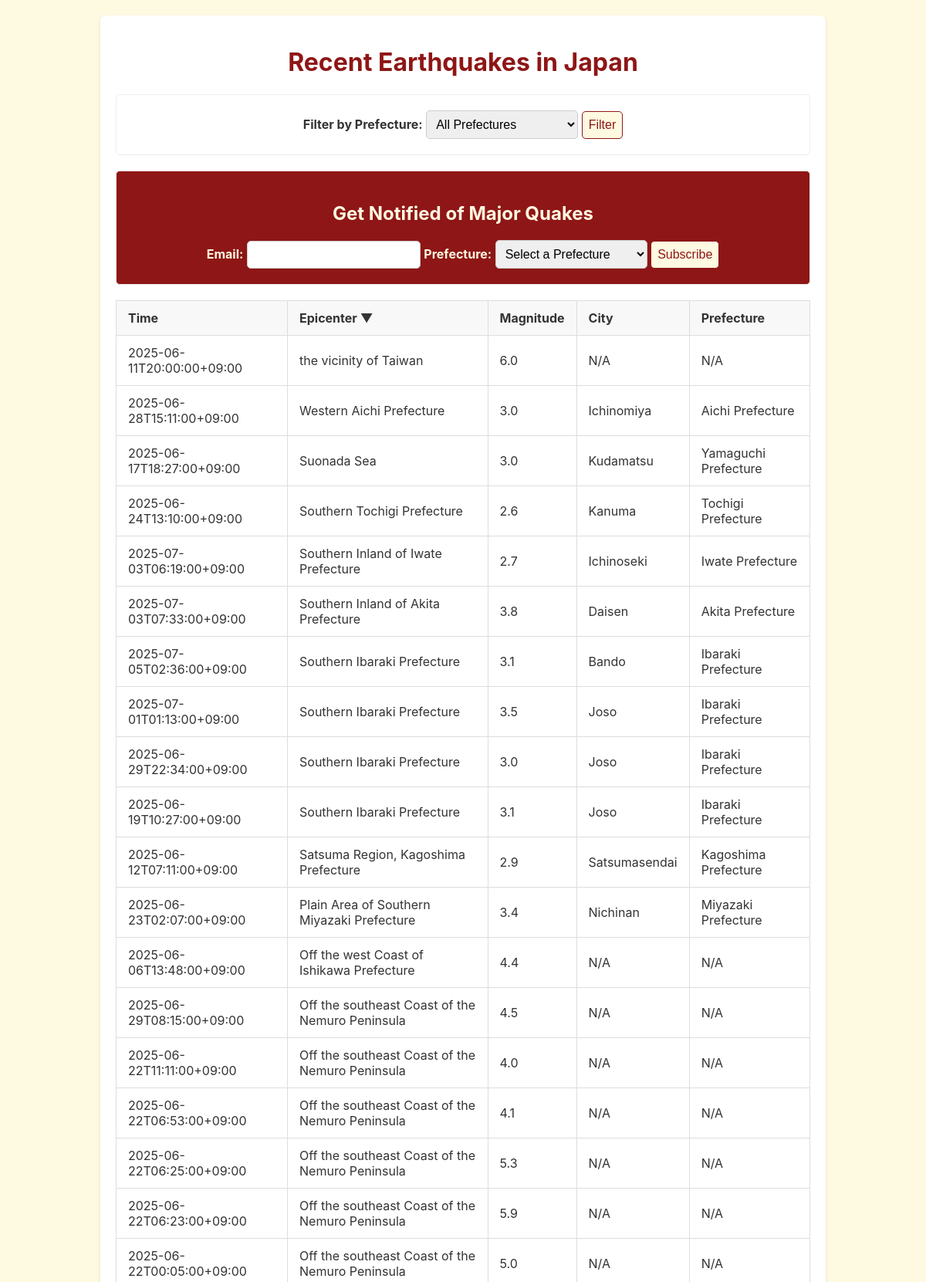
Page /?sort_by=epicenter_name&order=desc (upper part) on the committed database.
### tables this page shows
CREATE TABLE earthquakes(
            event_id TEXT PRIMARY KEY,
            time TEXT,
            epicenter_name TEXT,
            magnitude REAL,
            latitude REAL,
            longitude REAL,
            city TEXT,
            prefecture TEXT
        );

### app.py (the view)
@app.route('/')
def index():
    selected_prefecture = request.args.get('prefecture')
    sort_by = request.args.get('sort_by', 'time') # Default sort is by time
    order = request.args.get('order', 'desc') # Default order is descending
    allowed_sort_columns = ['time', 'epicenter_name', 'magnitude', 'city', 'prefecture']
    if sort_by not in allowed_sort_columns:
        sort_by = 'time'
    if order not in ['asc', 'desc']:
        order = 'desc'
    conn = get_db_connection()
    prefectures = conn.execute("SELECT DISTINCT prefecture FROM earthquakes WHERE prefecture != 'N/A' ORDER BY prefecture").fetchall()
    query = 'SELECT * FROM earthquakes'
    params = []
    if selected_prefecture and selected_prefecture != 'all':
        query += ' WHERE prefecture = ?'
        params.append(selected_prefecture)
    query += f' ORDER BY {sort_by} {order.upper()}'
    query += ' LIMIT 50'
    earthquakes = conn.execute(query, params).fetchall()
    conn.close()
    return render_template('index.html',
                           earthquakes=earthquakes,
                           prefectures=prefectures,
                           selected_prefecture=selected_prefecture,
                           sort_by=sort_by,
                           order=order)

### app.py (called while the page is built)
def get_db_connection():
    conn = sqlite3.connect(DB_FILE)
    conn.row_factory = sqlite3.Row
    return conn

### templates/index.html (shortened to what this page needs)
<!DOCTYPE html>
<html lang="en">
<head>
    <link rel="stylesheet" href="{{ url_for('static', filename='style.css') }}">
</head>
<body>
    <div class="container">
        <h1>Recent Earthquakes in Japan</h1>
        <div class="form-section filter-form">
            <form method="get" action="/">
                <label for="prefecture-filter">Filter by Prefecture:</label>
                <select name="prefecture" id="prefecture-filter">
                    <option value="all">All Prefectures</option>
                </select>
                <button type="submit">Filter</button>
            </form>
        </div>
        <div class="form-section subscribe-section">
            <div>
                <h2>Get Notified of Major Quakes</h2>
                <form method="post" action="/subscribe">
                    <label for="email">Email:</label>
                    <input type="email" id="email" name="email" required>
                    <label for="prefecture-subscribe">Prefecture:</label>
                    <select name="prefecture" id="prefecture-subscribe" required>
                        <option value="" disabled selected>Select a Prefecture</option>
                    </select>
                    <button type="submit">Subscribe</button>
                </form>
            </div>
        </div>
        <table>
            <thead>
                <tr>
                    <th>
                        <a href="{{ url_for('index', sort_by='time', order='asc' if sort_by == 'time' and order == 'desc' else 'desc', prefecture=selected_prefecture) }}">
                            Time {% if sort_by == 'time' %}{{ '▼' if order == 'desc' else '▲' }}{% endif %}
                        </a>
                    </th>
                    <th>
                        <a href="{{ url_for('index', sort_by='epicenter_name', order='asc' if sort_by == 'epicenter_name' and order == 'desc' else 'desc', prefecture=selected_prefecture) }}">
                            Epicenter {% if sort_by == 'epicenter_name' %}{{ '▼' if order == 'desc' else '▲' }}{% endif %}
                        </a>
                    </th>
                    <th>
                        <a href="{{ url_for('index', sort_by='magnitude', order='asc' if sort_by == 'magnitude' and order == 'desc' else 'desc', prefecture=selected_prefecture) }}">
                            Magnitude {% if sort_by == 'magnitude' %}{{ '▼' if order == 'desc' else '▲' }}{% endif %}
                        </a>
                    </th>
                    <th>
                        <a href="{{ url_for('index', sort_by='city', order='asc' if sort_by == 'city' and order == 'desc' else 'desc', prefecture=selected_prefecture) }}">
                            City {% if sort_by == 'city' %}{{ '▼' if order == 'desc' else '▲' }}{% endif %}
                        </a>
                    </th>
                    <th>
                        <a href="{{ url_for('index', sort_by='prefecture', order='asc' if sort_by == 'prefecture' and order == 'desc' else 'desc', prefecture=selected_prefecture) }}">
                            Prefecture {% if sort_by == 'prefecture' %}{{ '▼' if order == 'desc' else '▲' }}{% endif %}
                        </a>
                    </th>
                </tr>
            </thead>
            <tbody>
                {% for quake in earthquakes %}
                <tr>
                    <td>{{ quake['time'] }}</td>
                    <td>{{ quake['epicenter_name'] }}</td>
                    <td>{{ quake['magnitude'] }}</td>
                    <td>{{ quake['city'] }}</td>
                    <td>{{ quake['prefecture'] }}</td>
                </tr>
                {% endfor %}
            </tbody>
        </table>
    </div>
</body>
</html>

### static/style.css (style rules this page uses)
body { font-family: -apple-system, BlinkMacSystemFont, "Segoe UI", Roboto, "Helvetica Neue", Arial, sans-serif; margin: 0; background-color: #FEF9E1; color: #333; }
.container { max-width: 900px; margin: 20px auto; padding: 20px; background-color: #fff; border-radius: 8px; box-shadow: 0 2px 4px rgba(0,0,0,0.1); }
h1, h2 { text-align: center; }
h1 { color: #8E1616; }
.form-section { display: flex; justify-content: center; align-items: center; margin-bottom: 20px; gap: 10px; padding: 20px; border: 1px solid #eee; border-radius: 5px; }
.subscribe-section { background-color: #8E1616; }
.subscribe-section h2 { color: #FEF9E1; }
.subscribe-section label { color: #FEF9E1; }
.subscribe-section button { background-color: #FEF9E1; color: #8E1616; border-color: #8E1616; }
label { font-weight: bold; }
select, input, button { font-size: 16px; padding: 8px; border-radius: 5px; border: 1px solid #ccc; }
.filter-form button { background-color: #FEF9E1; color: #8E1616; cursor: pointer; border-color: #8E1616; }
table { width: 100%; border-collapse: collapse; margin-top: 20px; border: 1px solid #ddd; }
th, td { padding: 12px 15px; text-align: left; border: 1px solid #ddd; }
th { background-color: #f8f8f8; font-weight: bold; }
th a { text-decoration: none; color: inherit; }

### rows in the picture
earthquakes: time "2025-06-11T20:00:00+09:00", epicenter_name "the vicinity of Taiwan", magnitude "6.0", city "N/A", prefecture "N/A"
earthquakes: time "2025-06-28T15:11:00+09:00", epicenter_name "Western Aichi Prefecture", magnitude "3.0", city "Ichinomiya", prefecture "Aichi Prefecture"
earthquakes: time "2025-06-17T18:27:00+09:00", epicenter_name "Suonada Sea", magnitude "3.0", city "Kudamatsu", prefecture "Yamaguchi Prefecture"
earthquakes: time "2025-06-24T13:10:00+09:00", epicenter_name "Southern Tochigi Prefecture", magnitude "2.6", city "Kanuma", prefecture "Tochigi Prefecture"
earthquakes: time "2025-07-03T06:19:00+09:00", epicenter_name "Southern Inland of Iwate Prefecture", magnitude "2.7", city "Ichinoseki", prefecture "Iwate Prefecture"
earthquakes: time "2025-07-03T07:33:00+09:00", epicenter_name "Southern Inland of Akita Prefecture", magnitude "3.8", city "Daisen", prefecture "Akita Prefecture"
earthquakes: time "2025-07-05T02:36:00+09:00", epicenter_name "Southern Ibaraki Prefecture", magnitude "3.1", city "Bando", prefecture "Ibaraki Prefecture"
earthquakes: time "2025-07-01T01:13:00+09:00", epicenter_name "Southern Ibaraki Prefecture", magnitude "3.5", city "Joso", prefecture "Ibaraki Prefecture"
earthquakes: time "2025-06-29T22:34:00+09:00", epicenter_name "Southern Ibaraki Prefecture", magnitude "3.0", city "Joso", prefecture "Ibaraki Prefecture"
earthquakes: time "2025-06-19T10:27:00+09:00", epicenter_name "Southern Ibaraki Prefecture", magnitude "3.1", city "Joso", prefecture "Ibaraki Prefecture"
earthquakes: time "2025-06-12T07:11:00+09:00", epicenter_name "Satsuma Region, Kagoshima Prefecture", magnitude "2.9", city "Satsumasendai", prefecture "Kagoshima Prefecture"
earthquakes: time "2025-06-23T02:07:00+09:00", epicenter_name "Plain Area of Southern Miyazaki Prefecture", magnitude "3.4", city "Nichinan", prefecture "Miyazaki Prefecture"
earthquakes: time "2025-06-06T13:48:00+09:00", epicenter_name "Off the west Coast of Ishikawa Prefecture", magnitude "4.4", city "N/A", prefecture "N/A"
earthquakes: time "2025-06-29T08:15:00+09:00", epicenter_name "Off the southeast Coast of the Nemuro Peninsula", magnitude "4.5", city "N/A", prefecture "N/A"
earthquakes: time "2025-06-22T11:11:00+09:00", epicenter_name "Off the southeast Coast of the Nemuro Peninsula", magnitude "4.0", city "N/A", prefecture "N/A"
earthquakes: time "2025-06-22T06:53:00+09:00", epicenter_name "Off the southeast Coast of the Nemuro Peninsula", magnitude "4.1", city "N/A", prefecture "N/A"
earthquakes: time "2025-06-22T06:25:00+09:00", epicenter_name "Off the southeast Coast of the Nemuro Peninsula", magnitude "5.3", city "N/A", prefecture "N/A"
earthquakes: time "2025-06-22T06:23:00+09:00", epicenter_name "Off the southeast Coast of the Nemuro Peninsula", magnitude "5.9", city "N/A", prefecture "N/A"
earthquakes: time "2025-06-22T00:05:00+09:00", epicenter_name "Off the southeast Coast of the Nemuro Peninsula", magnitude "5.0", city "N/A", prefecture "N/A"

### other values in the picture
{{ '▼' if order == 'desc' else '▲' }} "▼"
